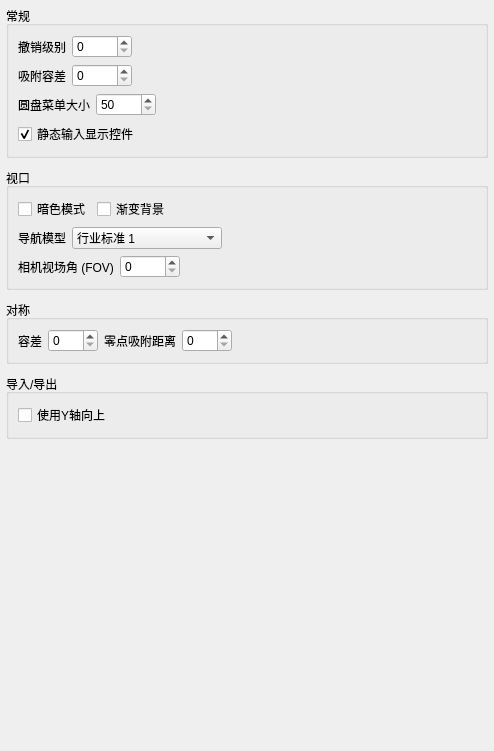
<?xml version="1.0" encoding="UTF-8"?>
<ui version="4.0">
 <class>Form</class>
 <widget class="QWidget" name="Form">
  <property name="geometry">
   <rect>
    <x>0</x>
    <y>0</y>
    <width>494</width>
    <height>751</height>
   </rect>
  </property>
  <property name="baseSize">
   <size>
    <width>0</width>
    <height>395</height>
   </size>
  </property>
  <property name="windowTitle">
   <string>常规</string>
  </property>
  <layout class="QVBoxLayout" name="verticalLayout">
   <property name="spacing">
    <number>10</number>
   </property>
   <property name="leftMargin">
    <number>6</number>
   </property>
   <property name="topMargin">
    <number>6</number>
   </property>
   <property name="rightMargin">
    <number>6</number>
   </property>
   <property name="bottomMargin">
    <number>6</number>
   </property>
   <item>
    <widget class="QGroupBox" name="groupBox">
     <property name="title">
      <string>常规</string>
     </property>
     <layout class="QVBoxLayout" name="verticalLayout_2">
      <item>
       <layout class="QFormLayout" name="formLayout">
        <item row="0" column="0">
         <widget class="QLabel" name="label">
          <property name="text">
           <string>撤销级别</string>
          </property>
         </widget>
        </item>
        <item row="0" column="1">
         <widget class="QSpinBox" name="undoLevels">
          <property name="sizePolicy">
           <sizepolicy hsizetype="Fixed" vsizetype="Fixed">
            <horstretch>0</horstretch>
            <verstretch>0</verstretch>
           </sizepolicy>
          </property>
          <property name="minimumSize">
           <size>
            <width>60</width>
            <height>0</height>
           </size>
          </property>
          <property name="maximumSize">
           <size>
            <width>60</width>
            <height>16777215</height>
           </size>
          </property>
          <property name="toolTip">
           <string>设置撤销步数。</string>
          </property>
          <property name="maximum">
           <number>100</number>
          </property>
         </widget>
        </item>
       </layout>
      </item>
      <item>
       <layout class="QFormLayout" name="formLayout_3">
        <property name="sizeConstraint">
         <enum>QLayout::SetMinimumSize</enum>
        </property>
        <property name="topMargin">
         <number>0</number>
        </property>
        <item row="0" column="0">
         <widget class="QLabel" name="label_5">
          <property name="text">
           <string>吸附容差</string>
          </property>
         </widget>
        </item>
        <item row="0" column="1">
         <widget class="QSpinBox" name="snapDistance">
          <property name="sizePolicy">
           <sizepolicy hsizetype="Fixed" vsizetype="Fixed">
            <horstretch>0</horstretch>
            <verstretch>0</verstretch>
           </sizepolicy>
          </property>
          <property name="minimumSize">
           <size>
            <width>60</width>
            <height>0</height>
           </size>
          </property>
          <property name="maximumSize">
           <size>
            <width>60</width>
            <height>16777215</height>
           </size>
          </property>
          <property name="toolTip">
           <string>设置顶点吸附容差，被不同工具和功能的全局使用。例如，使用“编辑”工具将顶点彼此吸附时会用到此值。当你移动顶点并按住Ctrl键时，位于顶点吸附容差范围内的顶点可用于吸附。</string>
          </property>
          <property name="maximum">
           <number>100</number>
          </property>
         </widget>
        </item>
       </layout>
      </item>
      <item>
       <layout class="QFormLayout" name="formLayout_6">
        <property name="topMargin">
         <number>0</number>
        </property>
        <item row="0" column="0">
         <widget class="QLabel" name="label_3">
          <property name="text">
           <string>圆盘菜单大小</string>
          </property>
         </widget>
        </item>
        <item row="0" column="1">
         <widget class="QSpinBox" name="piemenuRadius">
          <property name="sizePolicy">
           <sizepolicy hsizetype="Fixed" vsizetype="Fixed">
            <horstretch>0</horstretch>
            <verstretch>0</verstretch>
           </sizepolicy>
          </property>
          <property name="minimumSize">
           <size>
            <width>60</width>
            <height>0</height>
           </size>
          </property>
          <property name="maximumSize">
           <size>
            <width>60</width>
            <height>16777215</height>
           </size>
          </property>
          <property name="toolTip">
           <string>设置圆盘菜单控件的大小。</string>
          </property>
          <property name="minimum">
           <number>50</number>
          </property>
          <property name="maximum">
           <number>200</number>
          </property>
         </widget>
        </item>
       </layout>
      </item>
      <item>
       <widget class="QCheckBox" name="staticHelper">
        <property name="toolTip">
         <string>启用后，键盘和鼠标输入控件位于视口左上角。若未启用此选项，该控件会跟随鼠标光标。</string>
        </property>
        <property name="text">
         <string>静态输入显示控件</string>
        </property>
        <property name="checked">
         <bool>true</bool>
        </property>
       </widget>
      </item>
     </layout>
    </widget>
   </item>
   <item>
    <widget class="QGroupBox" name="groupBox_4">
     <property name="title">
      <string>视口</string>
     </property>
     <layout class="QVBoxLayout" name="verticalLayout_5">
      <item>
       <layout class="QHBoxLayout" name="horizontalLayout_4">
        <property name="topMargin">
         <number>0</number>
        </property>
        <item>
         <widget class="QCheckBox" name="darkMode">
          <property name="toolTip">
           <string>启用较暗的视口背景。</string>
          </property>
          <property name="text">
           <string>暗色模式</string>
          </property>
         </widget>
        </item>
        <item>
         <widget class="QCheckBox" name="gradientMode">
          <property name="toolTip">
           <string>启用视口垂直渐变。</string>
          </property>
          <property name="text">
           <string>渐变背景</string>
          </property>
         </widget>
        </item>
        <item>
         <spacer name="horizontalSpacer_2">
          <property name="orientation">
           <enum>Qt::Horizontal</enum>
          </property>
          <property name="sizeHint" stdset="0">
           <size>
            <width>40</width>
            <height>20</height>
           </size>
          </property>
         </spacer>
        </item>
       </layout>
      </item>
      <item>
       <layout class="QFormLayout" name="formLayout_7">
        <property name="topMargin">
         <number>0</number>
        </property>
        <item row="0" column="0">
         <widget class="QLabel" name="label_4">
          <property name="text">
           <string>导航模型</string>
          </property>
         </widget>
        </item>
        <item row="0" column="1">
         <layout class="QHBoxLayout" name="horizontalLayout">
          <property name="spacing">
           <number>0</number>
          </property>
          <property name="rightMargin">
           <number>10</number>
          </property>
          <item>
           <widget class="QComboBox" name="mouseInteractionModel">
            <property name="sizePolicy">
             <sizepolicy hsizetype="Fixed" vsizetype="Fixed">
              <horstretch>0</horstretch>
              <verstretch>0</verstretch>
             </sizepolicy>
            </property>
            <property name="minimumSize">
             <size>
              <width>150</width>
              <height>0</height>
             </size>
            </property>
            <property name="toolTip">
             <string>设置视口交互模型。</string>
            </property>
            <item>
             <property name="text">
              <string>行业标准 1</string>
             </property>
            </item>
            <item>
             <property name="text">
              <string>行业标准 2</string>
             </property>
            </item>
           </widget>
          </item>
          <item>
           <spacer name="horizontalSpacer">
            <property name="orientation">
             <enum>Qt::Horizontal</enum>
            </property>
            <property name="sizeHint" stdset="0">
             <size>
              <width>40</width>
              <height>20</height>
             </size>
            </property>
           </spacer>
          </item>
         </layout>
        </item>
       </layout>
      </item>
      <item>
       <layout class="QFormLayout" name="formLayout_2">
        <item row="0" column="0">
         <widget class="QLabel" name="label_2">
          <property name="text">
           <string>相机视场角 (FOV)</string>
          </property>
         </widget>
        </item>
        <item row="0" column="1">
         <widget class="QSpinBox" name="fov">
          <property name="sizePolicy">
           <sizepolicy hsizetype="Fixed" vsizetype="Fixed">
            <horstretch>0</horstretch>
            <verstretch>0</verstretch>
           </sizepolicy>
          </property>
          <property name="minimumSize">
           <size>
            <width>60</width>
            <height>0</height>
           </size>
          </property>
          <property name="maximumSize">
           <size>
            <width>60</width>
            <height>16777215</height>
           </size>
          </property>
          <property name="toolTip">
           <string>将相机视场角设置为该角度的一半（实际视场角为该值的两倍）。</string>
          </property>
         </widget>
        </item>
       </layout>
      </item>
     </layout>
    </widget>
   </item>
   <item>
    <widget class="QGroupBox" name="groupBox_3">
     <property name="title">
      <string>对称</string>
     </property>
     <layout class="QVBoxLayout" name="verticalLayout_4">
      <item>
       <layout class="QHBoxLayout" name="horizontalLayout_5">
        <property name="sizeConstraint">
         <enum>QLayout::SetMinimumSize</enum>
        </property>
        <property name="topMargin">
         <number>0</number>
        </property>
        <property name="rightMargin">
         <number>0</number>
        </property>
        <item>
         <layout class="QFormLayout" name="formLayout_4">
          <item row="0" column="0">
           <widget class="QLabel" name="label_7">
            <property name="text">
             <string>容差</string>
            </property>
           </widget>
          </item>
          <item row="0" column="1">
           <widget class="QSpinBox" name="symmetryTolerance">
            <property name="sizePolicy">
             <sizepolicy hsizetype="Fixed" vsizetype="Fixed">
              <horstretch>0</horstretch>
              <verstretch>0</verstretch>
             </sizepolicy>
            </property>
            <property name="minimumSize">
             <size>
              <width>50</width>
              <height>0</height>
             </size>
            </property>
            <property name="toolTip">
             <string>此值用作查找最近对称顶点的搜索半径。</string>
            </property>
           </widget>
          </item>
         </layout>
        </item>
        <item>
         <layout class="QFormLayout" name="formLayout_5">
          <property name="sizeConstraint">
           <enum>QLayout::SetMinimumSize</enum>
          </property>
          <item row="0" column="0">
           <widget class="QLabel" name="label_6">
            <property name="text">
             <string>零点吸附距离</string>
            </property>
           </widget>
          </item>
          <item row="0" column="1">
           <widget class="QSpinBox" name="symmetryZeroSnap">
            <property name="sizePolicy">
             <sizepolicy hsizetype="Fixed" vsizetype="Fixed">
              <horstretch>0</horstretch>
              <verstretch>0</verstretch>
             </sizepolicy>
            </property>
            <property name="minimumSize">
             <size>
              <width>50</width>
              <height>0</height>
             </size>
            </property>
            <property name="toolTip">
             <string>若顶点到当前激活对称平面的距离小于此值，则在移动/创建时该顶点会吸附到对称平面。</string>
            </property>
           </widget>
          </item>
         </layout>
        </item>
        <item>
         <spacer name="horizontalSpacer_4">
          <property name="orientation">
           <enum>Qt::Horizontal</enum>
          </property>
          <property name="sizeHint" stdset="0">
           <size>
            <width>40</width>
            <height>20</height>
           </size>
          </property>
         </spacer>
        </item>
       </layout>
      </item>
     </layout>
    </widget>
   </item>
   <item>
    <widget class="QGroupBox" name="groupBox_2">
     <property name="title">
      <string>导入/导出</string>
     </property>
     <layout class="QVBoxLayout" name="verticalLayout_3">
      <item>
       <layout class="QHBoxLayout" name="horizontalLayout_3">
        <property name="topMargin">
         <number>0</number>
        </property>
        <item>
         <widget class="QCheckBox" name="yUp">
          <property name="toolTip">
           <string>启用后，将使用Y轴作为向上轴。若你的场景来自使用Z轴作为向上轴的程序，则必须禁用此选项。</string>
          </property>
          <property name="text">
           <string>使用Y轴向上</string>
          </property>
         </widget>
        </item>
        <item>
         <spacer name="horizontalSpacer_3">
          <property name="orientation">
           <enum>Qt::Horizontal</enum>
          </property>
          <property name="sizeHint" stdset="0">
           <size>
            <width>40</width>
            <height>20</height>
           </size>
          </property>
         </spacer>
        </item>
       </layout>
      </item>
     </layout>
    </widget>
   </item>
   <item>
    <spacer name="verticalSpacer">
     <property name="orientation">
      <enum>Qt::Vertical</enum>
     </property>
     <property name="sizeHint" stdset="0">
      <size>
       <width>20</width>
       <height>40</height>
      </size>
     </property>
    </spacer>
   </item>
  </layout>
 </widget>
 <resources/>
 <connections/>
</ui>
